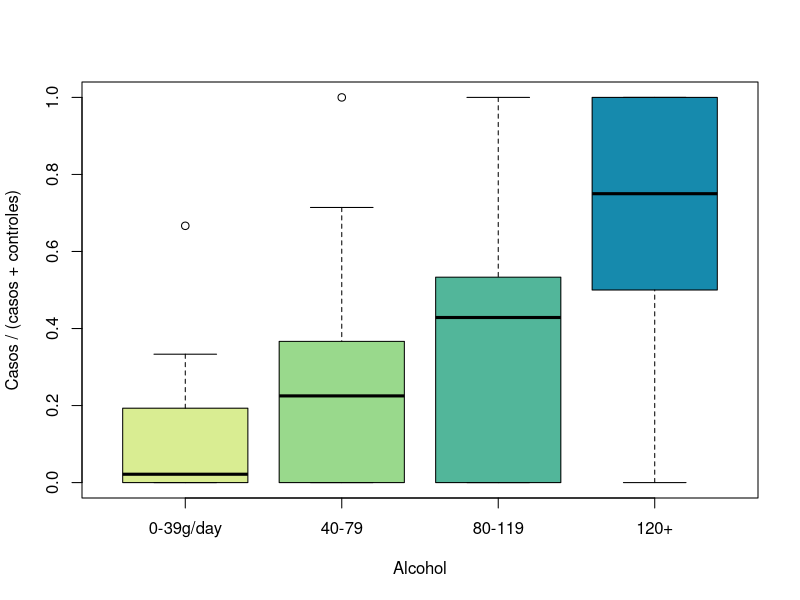
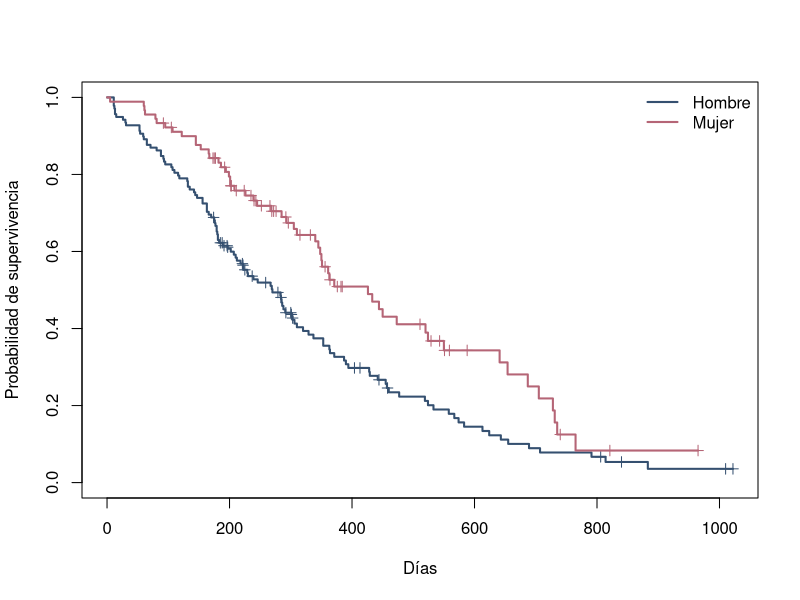
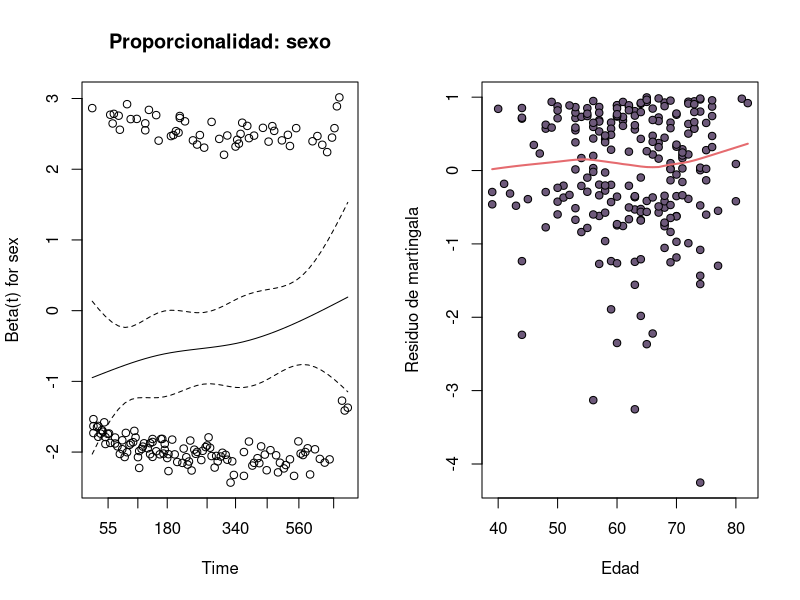

Source code (R) for these figures, in order:
## ---- chunk 1
#| label: epi-esoph-auditoria
d <- datasets::esoph
d[c("agegp", "alcgp", "tobgp")] <-
  lapply(d[c("agegp", "alcgp", "tobgp")], factor, ordered = FALSE)

stopifnot(nrow(d) == 88L, !anyNA(d),
          all(d$ncases >= 0), all(d$ncontrols >= 0),
          all(d$ncases + d$ncontrols > 0))
c(filas = nrow(d), casos = sum(d$ncases), controles = sum(d$ncontrols))
xtabs(cbind(casos = ncases, controles = ncontrols) ~ alcgp, d)
xtabs(ncases ~ alcgp + tobgp, d)
## ---- chunk 2
#| label: epi-esoph-exploracion
#| fig-cap: "Proporción de casos dentro de las unidades muestreadas por estrato; no estima prevalencia poblacional."
p_muestral <- with(d, ncases / (ncases + ncontrols))
cols <- c("#d9ed92", "#99d98c", "#52b69a", "#168aad")
boxplot(split(p_muestral, d$alcgp), col = cols,
        xlab = "Alcohol", ylab = "Casos / (casos + controles)")
## ---- chunk 3
#| label: epi-esoph-modelo
fit_esoph <- glm(cbind(ncases, ncontrols) ~ agegp + alcgp + tobgp,
                 family = binomial, data = d)
ci_esoph <- confint.default(fit_esoph)
or_esoph <- exp(cbind(OR = coef(fit_esoph), ci_esoph))
round(or_esoph[grep("^(alcgp|tobgp)", rownames(or_esoph)), ], 2)
## ---- chunk 4
#| label: epi-esoph-diagnostico
dispersion <- c(deviance = deviance(fit_esoph),
                df = df.residual(fit_esoph),
                ratio = deviance(fit_esoph) / df.residual(fit_esoph))
dispersion

diag_esoph <- transform(d,
  pearson = residuals(fit_esoph, type = "pearson"),
  cook = cooks.distance(fit_esoph))
diag_esoph[order(-abs(diag_esoph$pearson)),
           c("agegp", "alcgp", "tobgp", "ncases", "ncontrols",
             "pearson", "cook")][1:5, ]

fit_esoph_quasi <- update(fit_esoph, family = quasibinomial)
c(binomial_SE = coef(summary(fit_esoph))["alcgp120+", "Std. Error"],
  quasi_SE = coef(summary(fit_esoph_quasi))["alcgp120+", "Std. Error"])
## ---- chunk 5
#| label: epi-lung-auditoria
lung <- survival::lung
lung$event <- lung$status == 2
lung$sex <- factor(lung$sex, levels = 1:2,
                   labels = c("Hombre", "Mujer"))

stopifnot(nrow(lung) == 228L, all(lung$time > 0),
          all(lung$status %in% 1:2))
c(personas = nrow(lung), eventos = sum(lung$event),
  censuras = sum(!lung$event))
colSums(is.na(lung))
## ---- chunk 6
#| label: epi-lung-km
#| fig-cap: "Supervivencia Kaplan-Meier por sexo; las marcas indican censura."
km_sex <- survival::survfit(survival::Surv(time, event) ~ sex, data = lung)
plot(km_sex, col = c("#355070", "#b56576"), lwd = 2, mark.time = TRUE,
     xlab = "Días", ylab = "Probabilidad de supervivencia",
     conf.int = FALSE)
legend("topright", levels(lung$sex), col = c("#355070", "#b56576"),
       lwd = 2, bty = "n")
km_sex
## ---- chunk 7
#| label: epi-lung-cox
fit_cox <- survival::coxph(survival::Surv(time, event) ~ age + sex,
                           data = lung, x = TRUE)
round(exp(cbind(HR = coef(fit_cox), confint(fit_cox))), 3)
diagnostico_ph <- survival::cox.zph(fit_cox)
diagnostico_ph
## ---- chunk 8
#| label: epi-lung-sensibilidad
op <- par(mfrow = c(1, 2))
plot(diagnostico_ph, var = "sex", resid = TRUE,
     main = "Proporcionalidad: sexo")
mart <- residuals(fit_cox, type = "martingale")
plot(lung$age, mart, pch = 21, bg = "#6d597a",
     xlab = "Edad", ylab = "Residuo de martingala")
lines(lowess(lung$age, mart), col = "#e56b6f", lwd = 2)
par(op)

cc_ecog <- complete.cases(lung[c("time", "event", "age", "sex", "ph.ecog")])
fit_cox_misma_muestra <- survival::coxph(
  survival::Surv(time, event) ~ age + sex, data = lung[cc_ecog, ])
fit_cox_ecog <- survival::coxph(
  survival::Surv(time, event) ~ age + sex + ph.ecog, data = lung[cc_ecog, ])
c(n = sum(cc_ecog),
  HR_sexo_basico = exp(coef(fit_cox_misma_muestra)["sexMujer"]),
  HR_sexo_ECOG = exp(coef(fit_cox_ecog)["sexMujer"]))
